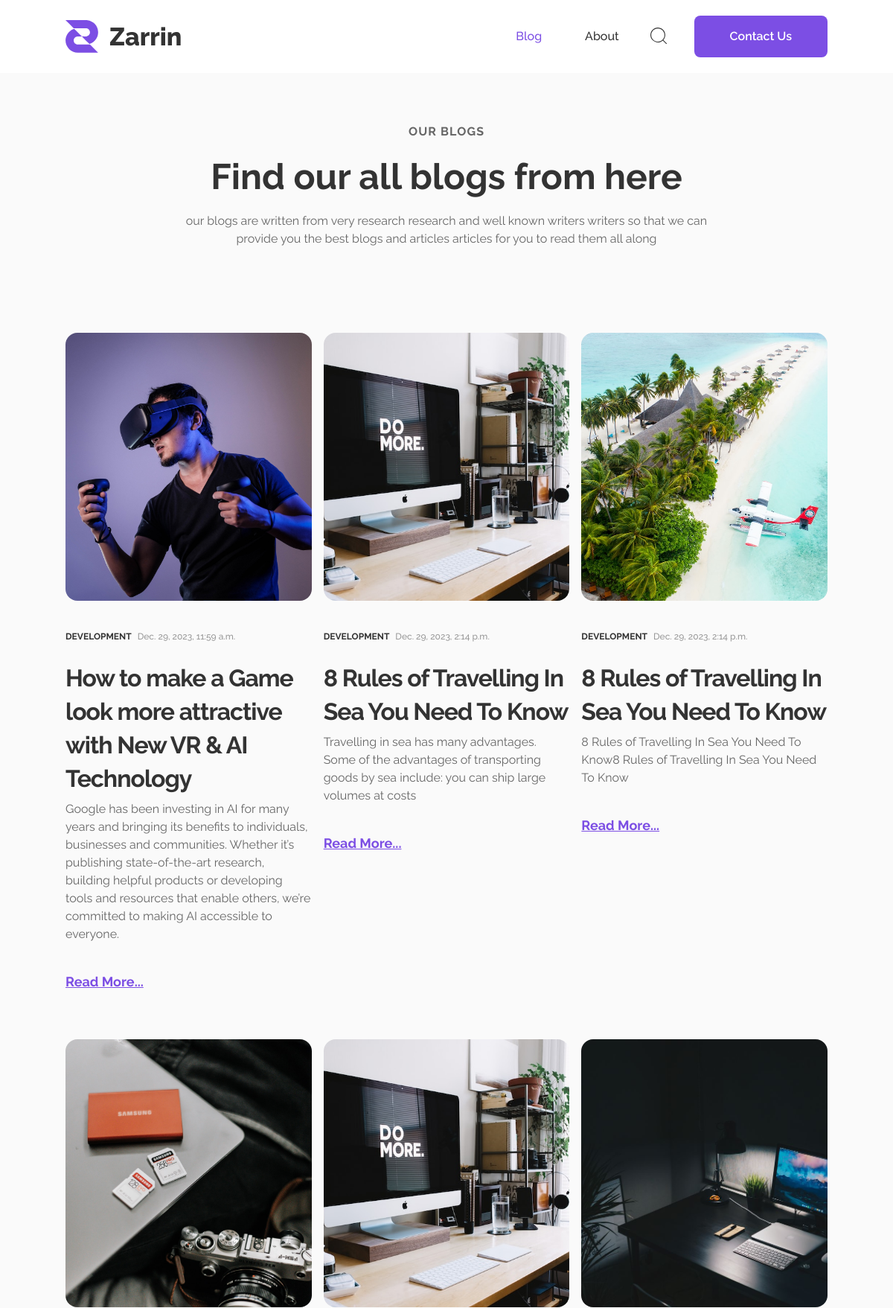
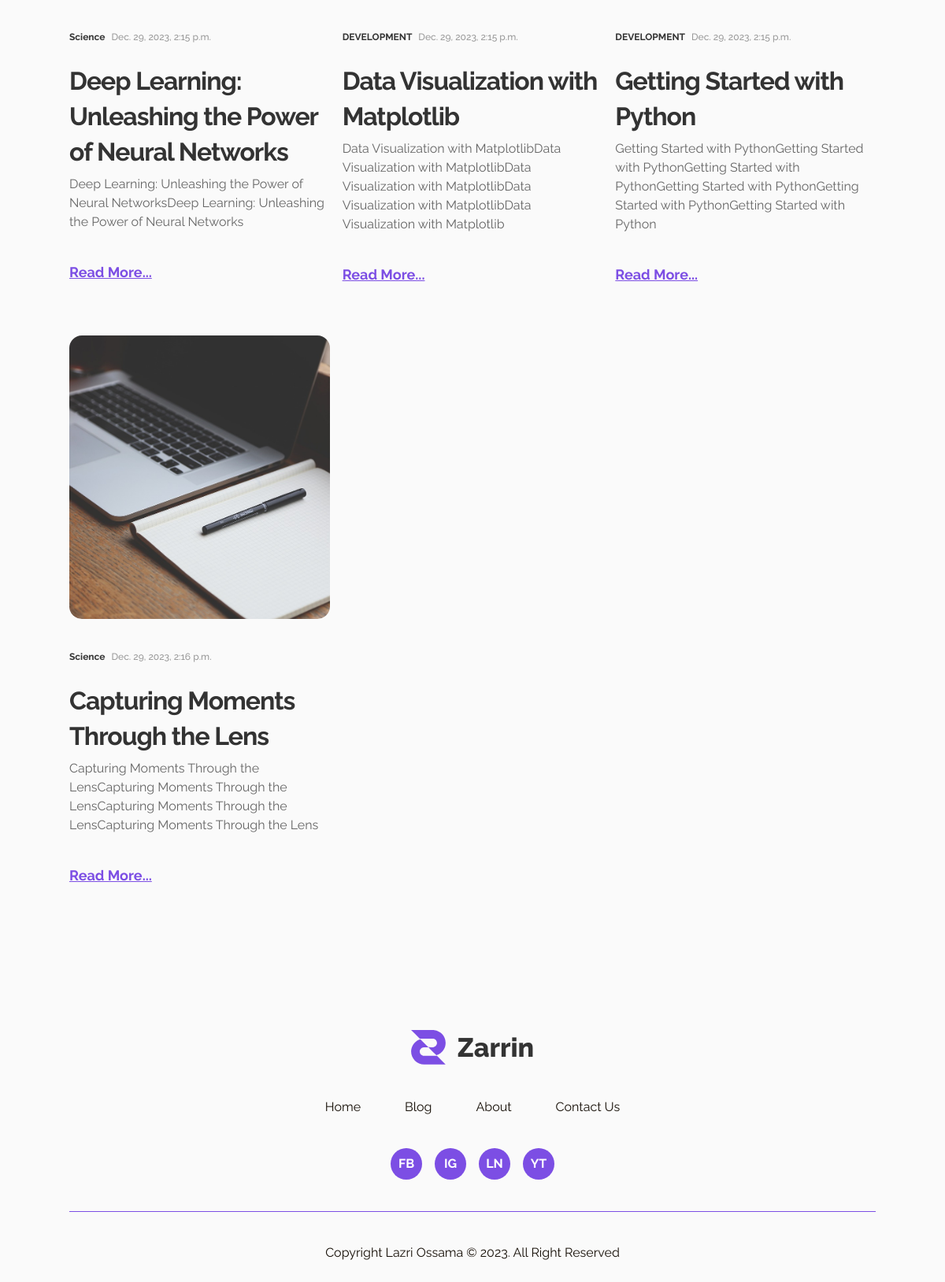
Screenshot of /all_blogs/ with the database file from the repository (2 pictures, top to bottom).
### main/models.py (models this page shows, shortened)
class Blog(models.Model):
    category = models.CharField(max_length=255)
    image = models.ImageField(upload_to='blog_images/', default='images/best2.jpg')
    time_published = models.DateTimeField(auto_now_add=True)
    title = models.CharField(max_length=255)
    brief = models.TextField()
    body = models.TextField()

### main/views.py (the view)
# urls.py: path('all_blogs/', views.all_blogs, name='all_blogs'),
def all_blogs(request):
    all_blogs = Blog.objects.all()
    return render(request, 'main/all_blogs.html', {'all_blogs': all_blogs})

### main/templates/main/all_blogs.html (shortened to what this page needs)
{% extends 'main/base.html' %}
{% block content %}
    <div class="flex flex-col gap-[2.87rem] md:gap-20 lg:gap-[7.12rem] lg:px-0 px-6 mt-[2.44rem] md:mt-[2.83rem] lg:mt-[4.19rem] mb-[4.38rem] md:mb-[6.17rem] lg:mb-[8.19rem]  container mx-auto">
        <div class="flex flex-col items-center text-center max-w-[47.25rem] mx-auto">
            <span class="text-[#666] mb-3 md:mb-[1.09rem] lg:mb-6 text-[0.70256rem] lg:text-base font-bold leading-[150%] tracking-[0.07025rem]">OUR BLOGS</span>
            <h2 class="text-[#333] md:max-w-full max-w-[12.18rem] mb-[1.37rem] lg:mb-6 text-2xl md:text-[2.10769rem] lg:text-5xl font-bold leading-[1.872rem]">Find our all blogs from here</h2>
            <p class="text-[#666] text-[0.70256rem] md:max-w-[33.19rem] lg:text-base lg:max-w-[47.25rem] leading-[150%]">our blogs are written from very research research and well known writers writers so that  we can provide you the best blogs and articles articles for you to read them all along</p>
        </div>
        <div class="grid lg:grid-cols-3 md:grid-cols-2 md:gap-y-[3.94rem] gap-[2.81rem] gap-x-4">
            {% for blog in all_blogs %}
                <div class="flex flex-col">
                    <img src="{{ blog.image.url }}" class="max-w-[25rem] w-full md:h-[22.5rem] h-[16.15563rem]  object-cover rounded-2xl" alt="{{ blog.title }}">
                    <div class="md:mt-10 mt-[1.8rem]">
                        <div class="flex gap-2 items-center lg:mb-[1.56rem] mb-[1.13rem]">
                            <span class="text-[#333] lg:text-xs text-[0.5385rem] font-bold leading-[150%]">{{ blog.category }}</span>
                            <span class="text-[#999] lg:text-xs text-[0.5385rem] font-medium leading-[150%]">{{ blog.time_published }}</span>
                        </div>
                        <h4 class="text-[#333] lg:text-[2rem] md:text-[1.43606rem] text-[1.07rem] lg:mb-[0.44rem] mb-[1.69rem] font-bold lg:leading-[2.8125rem] leading-[1.51944rem] md:tracking-[-0.0625rem]">{{ blog.title }}</h4>
                        <h5 class="text-[#666] lg:text-base text-[0.718rem] lg:mb-[2.38rem] mb-[1.31rem] leading-[150%]">{{ blog.brief }}</h5>
                        <a href="{% url 'blog_detail' blog_id=blog.id %}" class="text-[#7C4EE4] lg:text-lg text-[0.80775rem] font-bold leading-[150%] underline">Read More...</a>
                    </div>
                </div>
            {% endfor %}
        </div>
    </div>
{% endblock %}

### main/templates/main/base.html (shortened to what this page needs)
<!DOCTYPE html>
{% load static %}
<html lang="en">
<head>
    <script src="https://cdn.tailwindcss.com"></script>
    <link rel="stylesheet" href="{% static 'main/css/styles.css' %}">
</head>
<body class="flex flex-col min-h-screen bg-[#FAFAFA]">
    {% include 'main/sections/navbar.html' %}
    <div class="flex-1">
        {% block content %}{% endblock %}
    </div>
    {% include 'main/sections/footer.html' %}
</body>
</html>

### main/templates/main/sections/navbar.html (shortened to what this page needs)
{% load static %}
<nav class="bg-white lg:py-[1.31rem] md:py-[0.9rem] py-[1.31rem]">
    <div class="container mx-auto flex justify-between items-center lg:px-0 px-6">
        <a href="{% url 'index' %}" class="flex items-center lg:gap-[0.94rem] gap-[0.68rem] logo">
            <span class="text-[#333] lg:text-[2.106rem] font-extrabold leading-[normal] text-[1.51213rem]">Zarrin</span>
        </a>
        <div class="md:flex items-center gap-[2.62rem] hidden">
            <div class="flex items-center gap-[3.62rem]">
                <a href="{% url 'all_blogs' %}" class="text-[#7C4EE4] lg:text-base text-[0.718rem] font-medium leading-[150%]">Blog</a>
                <a href="{% url 'about' %}" class="text-[#333] lg:text-base text-[0.718rem] font-medium leading-[150%]">About</a>
            </div>
            <div class="flex items-center gap-9">
                <a href="{% url 'search' %}">
                </a>
                <a href="{% url 'contact' %}" class="lg:py-4 py-[0.72rem] lg:text-base text-[0.718rem] lg:px-12 px-[2.15rem] bg-[#7C4EE4] rounded-lg text-white font-semibold leading-[150%]">Contact Us</a>
            </div>
        </div>
    </div>
</nav>

### main/templates/main/sections/footer.html (shortened to what this page needs)
<footer class="md:py-[3.19rem] py-[2.29rem]">
    <div class="container mx-auto flex flex-col items-center">
        <a href="{% url 'index' %}" class="flex items-center lg:gap-[0.94rem] gap-[0.68rem] lg:mb-[2.63rem] mb-[1.8rem]">
            <span class="text-[#333] lg:text-[2.106rem] font-extrabold leading-[normal] text-[1.51213rem]">Zarrin</span>
        </a>
        <div class="flex items-center lg:gap-14 gap-8">
            <a href="{% url 'index' %}" class="text-[#150E06] lg:text-base text-[0.718rem] leading-[150%]">Home</a>
            <a href="{% url 'all_blogs' %}" class="text-[#150E06] lg:text-base text-[0.718rem] leading-[150%]">Blog</a>
            <a href="{% url 'about' %}" class="text-[#150E06] lg:text-base text-[0.718rem] leading-[150%]">About</a>
            <a href="{% url 'contact' %}" class="text-[#150E06] lg:text-base text-[0.718rem] leading-[150%]">Contact Us</a>
        </div>
        <div class="flex items-center gap-4 lg:my-10 my-[1.81rem]">
            <button class="bg-[#7C4EE4] lg:w-10 w-[1.8rem] lg:h-10 h-[1.8rem] lg:text-base text-[0.718rem] rounded-full grid place-content-center text-white font-bold leading-[150%]">FB</button>
            <button class="bg-[#7C4EE4] lg:w-10 w-[1.8rem] lg:h-10 h-[1.8rem] lg:text-base text-[0.718rem] rounded-full grid place-content-center text-white font-bold leading-[150%]">IG</button>
            <button class="bg-[#7C4EE4] lg:w-10 w-[1.8rem] lg:h-10 h-[1.8rem] lg:text-base text-[0.718rem] rounded-full grid place-content-center text-white font-bold leading-[150%]">LN</button>
            <button class="bg-[#7C4EE4] lg:w-10 w-[1.8rem] lg:h-10 h-[1.8rem] lg:text-base text-[0.718rem] rounded-full grid place-content-center text-white font-bold leading-[150%]">YT</button>
        </div>
        <hr class="border-[#7C4EE4] w-full mb-10">
        <span class="text-[#150E06] leading-[150%] lg:text-base text-[0.718rem]">Copyright Lazri Ossama © 2023. All Right Reserved</span>
    </div>
</footer>

### main/static/main/css/styles.css (style rules this page uses)
* { font-family: 'Raleway', sans-serif; }

### rows the page displays
Blog: image (picture), category "DEVELOPMENT", time_published "Dec. 29, 2023, 11:59 a.m.", title "How to make a Game look more attractive with New VR & AI Technology", brief "Google has been investing in AI for many years and bringing its benefits to individuals, businesses and communities. Whether it’s publishing state-of-the-art research, building helpful products or developing tools and resources that enable others, we’re committed to making AI accessible to everyone."
Blog: image (picture), category "DEVELOPMENT", time_published "Dec. 29, 2023, 2:14 p.m.", title "8 Rules of Travelling In Sea You Need To Know", brief "Travelling in sea has many advantages. Some of the advantages of transporting goods by sea include: you can ship large volumes at costs"
Blog: image (picture), category "DEVELOPMENT", time_published "Dec. 29, 2023, 2:14 p.m.", title "8 Rules of Travelling In Sea You Need To Know", brief "8 Rules of Travelling In Sea You Need To Know8 Rules of Travelling In Sea You Need To Know"
Blog: image (picture), category "Science", time_published "Dec. 29, 2023, 2:15 p.m.", title "Deep Learning: Unleashing the Power of Neural Networks", brief "Deep Learning: Unleashing the Power of Neural NetworksDeep Learning: Unleashing the Power of Neural Networks"
Blog: image (picture), category "DEVELOPMENT", time_published "Dec. 29, 2023, 2:15 p.m.", title "Data Visualization with Matplotlib", brief "Data Visualization with MatplotlibData Visualization with MatplotlibData Visualization with MatplotlibData Visualization with MatplotlibData Visualization with Matplotlib"
Blog: image (picture), category "DEVELOPMENT", time_published "Dec. 29, 2023, 2:15 p.m.", title "Getting Started with Python", brief "Getting Started with PythonGetting Started with PythonGetting Started with PythonGetting Started with PythonGetting Started with PythonGetting Started with Python"
Blog: image (picture), category "Science", time_published "Dec. 29, 2023, 2:16 p.m.", title "Capturing Moments Through the Lens", brief "Capturing Moments Through the LensCapturing Moments Through the LensCapturing Moments Through the LensCapturing Moments Through the Lens"
